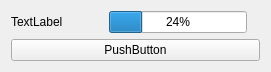
<?xml version="1.0" encoding="UTF-8"?>
<ui version="4.0">
 <class>ListItem</class>
 <widget class="QWidget" name="ListItem">
  <property name="geometry">
   <rect>
    <x>0</x>
    <y>0</y>
    <width>271</width>
    <height>59</height>
   </rect>
  </property>
  <property name="windowTitle">
   <string>Form</string>
  </property>
  <layout class="QVBoxLayout" name="verticalLayout">
   <item>
    <layout class="QHBoxLayout" name="horizontalLayout">
     <item>
      <widget class="QLabel" name="connectionName">
       <property name="text">
        <string>TextLabel</string>
       </property>
      </widget>
     </item>
     <item>
      <spacer name="horizontalSpacer">
       <property name="orientation">
        <enum>Qt::Horizontal</enum>
       </property>
       <property name="sizeType">
        <enum>QSizePolicy::Minimum</enum>
       </property>
       <property name="sizeHint" stdset="0">
        <size>
         <width>40</width>
         <height>20</height>
        </size>
       </property>
      </spacer>
     </item>
     <item>
      <widget class="QProgressBar" name="signalStrength">
       <property name="value">
        <number>24</number>
       </property>
      </widget>
     </item>
     <item>
      <widget class="QLabel" name="QIconItem">
       <property name="text">
        <string/>
       </property>
      </widget>
     </item>
    </layout>
   </item>
   <item>
    <widget class="QPushButton" name="DisconnectButton">
     <property name="text">
      <string>PushButton</string>
     </property>
    </widget>
   </item>
  </layout>
 </widget>
 <resources/>
 <connections/>
</ui>
